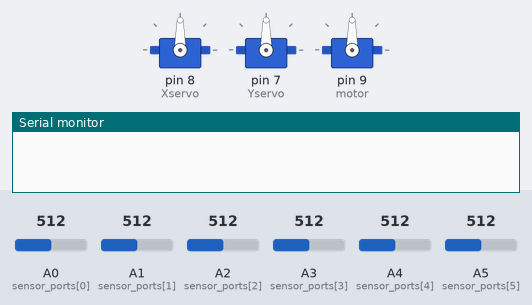
Recording of a sketch running on a simulated Arduino Uno, built with avr-gcc and run on an emulated ATmega328P. Shown: 3 × servo, the last lines printed to the serial monitor. The inputs (shaded band) are chosen by the test bench; at power-on: A1 (sensor_ports[1]) = 512, A4 (sensor_ports[4]) = 512, A0 (sensor_ports[0]) = 512, A2 (sensor_ports[2]) = 512, A3 (sensor_ports[3]) = 512, A5 (sensor_ports[5]) = 512.

Above: at 0.1 s.
At 3.8 s:
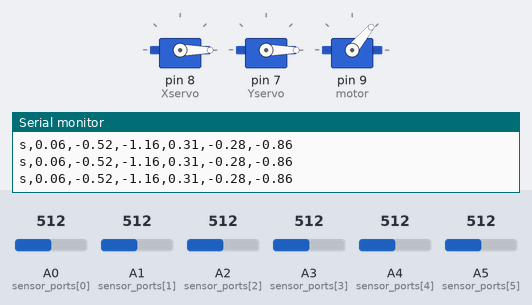
3.9 s: A1 (sensor_ports[1]) set to 542
6.9 s: A4 (sensor_ports[4]) set to 522
8.4 s: A4 (sensor_ports[4]) set to 550
At 23.0 s:
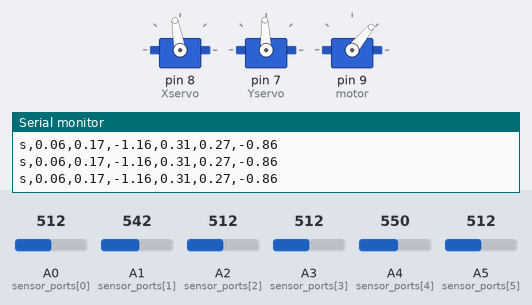
Timing chart, 0 to 24.1 s (numbered marks = the images above; inputs shaded):
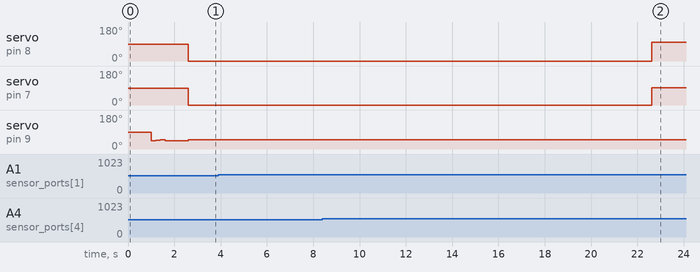

The sketch:

ArduinoMain.ino
```cpp
/*Notes on user interface:

prefix letter: c -- servo command (int)
               s -- sensor values (,float,float....)
*/

#include <Servo.h>

Servo Xservo;
Servo Yservo;
Servo motor;

int sensor_ports[6] = {A0,A1,A2,A3,A4,A5};
float m[6] = {17.868,29.429,48.02,26.061,22.507,26.336};         //slope of line to map from voltage to length =
float b[6] = {-30.39,-61.68,-115.58,-51.49,-45.66,-57.77};       //mm
float k[6] = {.2467,.322,.2764,.2783,.2618,.246};                //mm
float sensor_length_orig[6] = {13.8,15.2,13,11.48,12.79,15.12};  //mm
float sensor_voltage;
float sensor_length;
float data_collect_time = 10;
float data_start_time;
int i;
float length;
float force;
int pos = 0;
int xpos;
int ypos;

void setup()
{
  Xservo.attach(8);
  Yservo.attach(7);
  motor.attach(9);
  delay(1000);
  //initialization sequence for motor to work
  motor.write(40);
  for(pos = 44;pos <  50; pos += 1)
  {
    motor.write(pos);
    delay(100);
  }
  motor.write(44);

  Serial.begin(9600);

  delay(1000);
}

//Calculates lengh of stretch sensor
float calculate_length(int sensor){
  sensor_voltage = (5.0 / 1023.0) * analogRead(sensor_ports[sensor]);
  sensor_length = m[sensor] * sensor_voltage + b[sensor];
  return sensor_length;
}

void go_to_pos(int posit){
  Serial.println();
  Serial.print("c");
  Serial.print(posit);
  if (posit == 1 || posit == 2 || posit == 3){ //x extreem high
    xpos = 126;
  }
  if (posit == 4 || posit == 5){ // x extreem low
    xpos = 74;
  }
  if (posit == 6 || posit == 7 || posit == 0){ //x neutral
    xpos = 100;
  }
  if (posit == 1 || posit == 6){//y extreem high
    ypos = 118;
  }
  if (posit == 2 || posit == 4 || posit == 7){//y extreem low
    ypos = 65;
  }
  if (posit == 3 || posit == 5 || posit == 0){//y neutral
    ypos = 92;
  }
  Xservo.write(xpos);
  Yservo.write(ypos);

}

//Collects analog in values and calculates the force
//based of thee length and k constant
void collect_data(){
  data_start_time = millis();
  while(millis()-data_start_time < data_collect_time*1000){
    Serial.println();
    Serial.print("s");
    for (i = 0; i < 6; i++){
      length = calculate_length(i);
      force = -k[i]*(sensor_length_orig[i]- length) / 2;   // converts the k from N/mm to N/m then calcs force
      Serial.print(",");
      Serial.print(force);
    }
  }
}

void loop()
{
  motor.write(50);

  go_to_pos(pos);

  collect_data();

  go_to_pos(pos);

  collect_data();

  pos++;

  go_to_pos(0);

  collect_data();

  if (pos >6){
    pos = 0;
  }

}
```

Measured:
- the behaviour switches between 531 and 532 on A4 (sensor_ports[4]) (found by bisection; images 1 and 2)
- by itself, servo on pin 9 (motor): ramps from 44° to 50° and jumps back, once every 0.60 s
